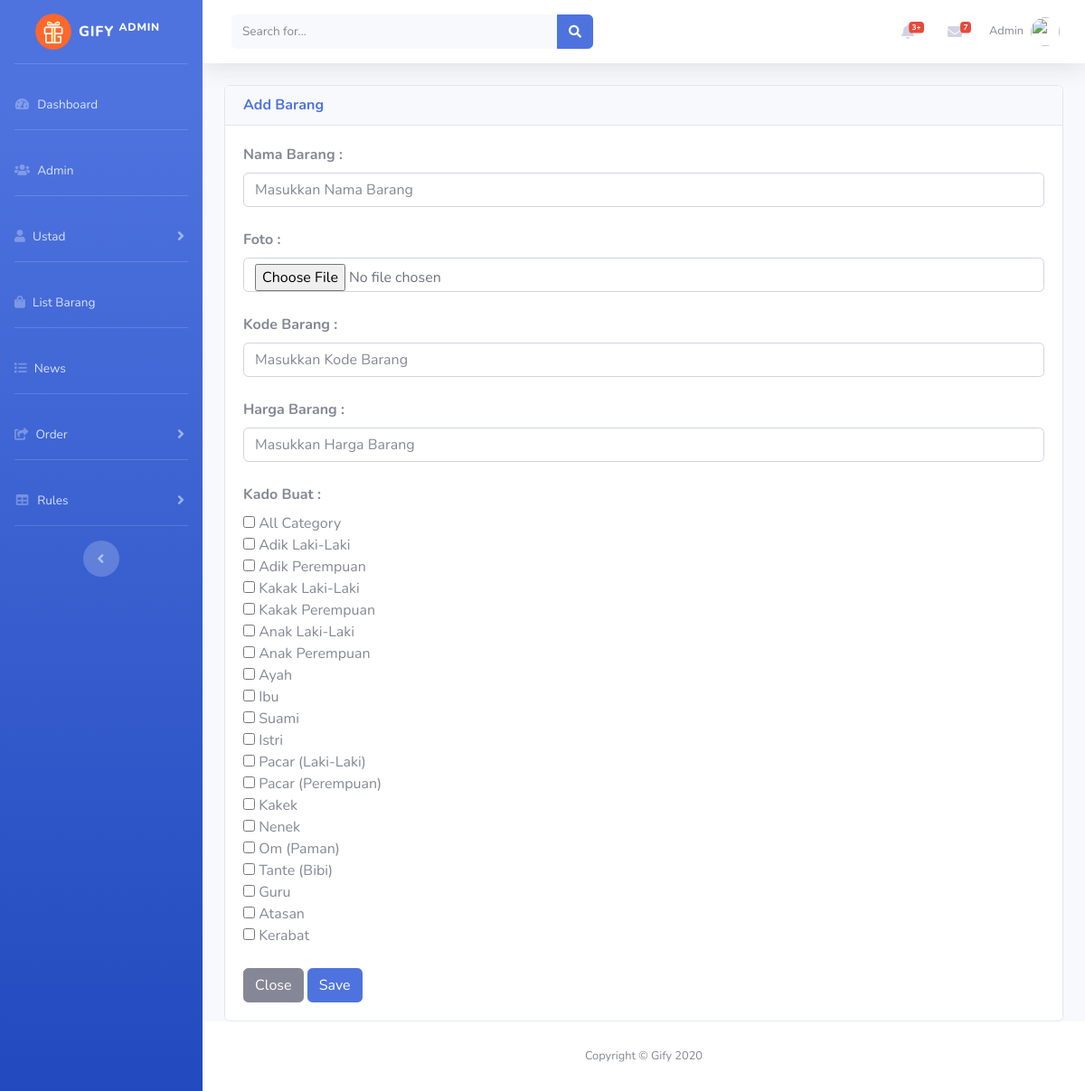
The app's page /add_list.php (signed in) with its own data.
### tables this page shows
CREATE TABLE `tbl_kado_buat` (
  `id` int(11) NOT NULL,
  `sub_category` varchar(200) NOT NULL
);

### add_list.php (the view, shortened to what this page needs)
<?php
include('security.php');
include('includes/header.php');
include('includes/navbar.php');
?>
<div class="container-fluid">
          <section class="content">
              <div class="row">
                <div class="col-12">
                  <div class="card">
                    <div class="card-header">
                    <h6 class="m-0 font-weight-bold text-primary">Add Barang
                </h6>
                    </div>
                    <div class="card-body">
                    <form action="codes.php" method="POST">
                    <label>Nama Barang :</label>
                    <input type="text" name="nama_barang" class="form-control" placeholder="Masukkan Nama Barang">
                    <br/>
                    <label>Foto :</label>
                    <input type="file" name="photo" class="form-control" placeholder="">
                    <br/>
                    <label>Kode Barang :</label>
                    <input type="option" name="kode_barang" class="form-control" placeholder="Masukkan Kode Barang">
                    <br/>
                    <label>Harga Barang :</label>
                    <input type="text" name="harga" class="form-control" placeholder="Masukkan Harga Barang">
                    <br/>
                    <label>Kado Buat :</label>
                    <br/>
                    <?php
                        $que = "SELECT * FROM tbl_kado_buat";
                        $que = mysqli_query($connection, $que);
                    ?>
                        <input type="checkbox" name="vehicle1" value="Bike">
	                      <span for="vehicle1" id="all">All Category</span><br>
                    <?php
                        while ($rows = mysqli_fetch_assoc($que)) {
                          ?>
                            <input type="checkbox" name="kado_buat" value="Bike">
                            <span for="vehicle1"><?php echo $rows['sub_category'];?></span><br>
                          <?php
                        }
                    ?>
                    <br/>
                      <a type="button" class="btn btn-secondary" href="list.php">Close</a>
                      <button type="submit" name="addbarang" class="btn btn-primary">Save</button>
                    </form>
                    </div>
                  </div>
                </div>
              </div>
            </section>
        </div>
      </div>
      <?php
     include('includes/footer.php');
     ?>

### includes/header.php (style rules this page uses)
label { font-weight: bold; }

### records on screen
tbl_kado_buat: sub_category "Adik Laki-Laki"
tbl_kado_buat: sub_category "Adik Perempuan"
tbl_kado_buat: sub_category "Kakak Laki-Laki"
tbl_kado_buat: sub_category "Kakak Perempuan"
tbl_kado_buat: sub_category "Anak Laki-Laki"
tbl_kado_buat: sub_category "Anak Perempuan"
tbl_kado_buat: sub_category "Ayah"
tbl_kado_buat: sub_category "Ibu"
tbl_kado_buat: sub_category "Suami"
tbl_kado_buat: sub_category "Istri"
tbl_kado_buat: sub_category "Pacar (Laki-Laki)"
tbl_kado_buat: sub_category "Pacar (Perempuan)"
tbl_kado_buat: sub_category "Kakek"
tbl_kado_buat: sub_category "Nenek"
tbl_kado_buat: sub_category "Om (Paman)"
tbl_kado_buat: sub_category "Tante (Bibi)"
tbl_kado_buat: sub_category "Guru"
tbl_kado_buat: sub_category "Atasan"
tbl_kado_buat: sub_category "Kerabat"

### other values on screen
$_SESSION['username'] "Admin"
